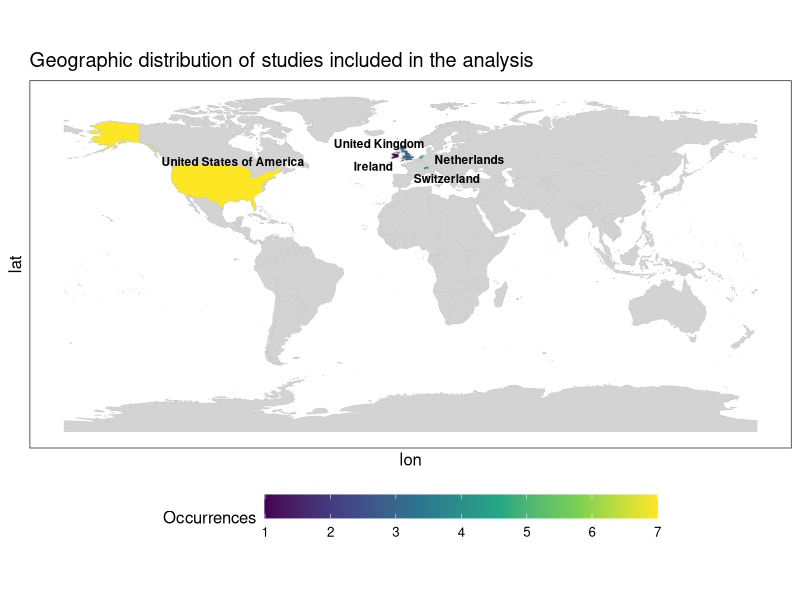

Source code (R):
library(dplyr)
library(ggplot2)
library(rnaturalearth)
library(sf)
library(ggrepel)

# 1. Dataset
data <- data.frame(
  location = c(
    "Netherlands","United States","Netherlands","Netherlands",
    "Switzerland","United States","England","Netherlands",
    "Ireland","Netherlands","England","Switzerland",
    "Switzerland","United States","England","Switzerland",
    "United States","United States","United States","United States"
  )
)

# 2. Corrigir nomes para rnaturalearth
data <- data %>%
  mutate(location = case_when(
    location == "England" ~ "United Kingdom",
    location == "United States" ~ "United States of America",
    TRUE ~ location
  ))

# 3. Contagem de ocorrências
country_counts <- data %>%
  count(location) %>%
  rename(count = n)

# 4. Mapa mundial
world <- ne_countries(scale = "medium", returnclass = "sf")

# 5. Preparar para join
world_df <- world %>% st_drop_geometry() %>% select(name, iso_a3)

# 6. Juntar frequência
world_df <- world_df %>%
  left_join(country_counts, by = c("name" = "location"))

# 7. Substituir NAs por 0
world_df$count <- as.numeric(ifelse(is.na(world_df$count), 0, world_df$count))

# 8. Reanexar geometria
world_freq <- world %>%
  left_join(world_df %>% select(iso_a3, count), by = "iso_a3")

# 9. Subset de países com ocorrências
focus_countries <- world_freq %>% filter(count > 0)

# 10. Calcular centróides
coords <- st_coordinates(st_centroid(focus_countries))
focus_countries <- focus_countries %>%
  mutate(lon = coords[,1], lat = coords[,2])

# 11. Criar coluna de fill: cinza claro para count=0
world_freq <- world_freq %>%
  mutate(fill_color = ifelse(count == 0, NA, count))

# 12. Plot em estilo artigo científico
ggplot() +
  geom_sf(data = world_freq, aes(fill = fill_color), color = "gray80", size = 0.2) +
  ggrepel::geom_text_repel(
    data = focus_countries,
    aes(x = lon,
        y = lat,
        label = name),
    size = 3,
    fontface = "bold",
    segment.color = "gray60"
  ) +
  scale_fill_viridis_c(
    option = "viridis",
    na.value = "lightgray",
    name = "Occurrences"
  ) +
  theme_bw(base_size = 12) +
  theme(
    panel.background = element_rect(fill = "white",
                                    color = NA),
    panel.grid = element_blank(),
    axis.text = element_blank(),
    axis.ticks = element_blank(),
    legend.position = "bottom",
    legend.key.width = unit(2, "cm")
  ) +
  labs(
    title = "Geographic distribution of studies included in the analysis",
  )
